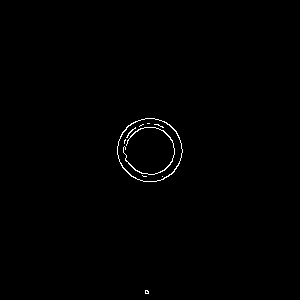
#> input picture data/calibration/test_roi/vertical_pass_001_edges.jpg, 300 x 300 px
$ python diagnose_top_contours.py
#> lines starting #> are read from the running program, lines starting #| are printed output that depends on the picture; after the words box and inside, x2 and y2 are one past the last pixel; in counts of white or black regions, pixels touching at a corner belong together
import cv2
import numpy as np
from pathlib import Path

edge_path = Path("data/calibration/test_roi/vertical_pass_001_edges.jpg")
edges = cv2.imread(str(edge_path), cv2.IMREAD_GRAYSCALE)
#> edges is the input picture: shape (300, 300); min 0, max 255, mean 1.4

if edges is None:
    raise FileNotFoundError(edge_path)

contours, _ = cv2.findContours(
    edges,
    cv2.RETR_LIST,
    cv2.CHAIN_APPROX_NONE
)
#> contours = 257 contours, 237 with area under 20; largest, box (x1, y1, x2, y2) and area: (112, 112, 184, 184) 3550, (124, 127, 175, 175) 1608, (136, 118, 161, 128) 108, (173, 141, 182, 161) 94, (117, 136, 125, 156) 76

contours = sorted(contours, key=cv2.contourArea, reverse=True)

# Show only the two largest contours
image = cv2.cvtColor(edges, cv2.COLOR_GRAY2BGR)

for index, contour in enumerate(contours[:2]):
    color = (0, 255, 255) if index == 0 else (255, 0, 255)
    cv2.drawContours(image, [contour], -1, color, 2)

    (cx, cy), radius = cv2.minEnclosingCircle(contour)
    cv2.circle(
        image,
        (int(round(cx)), int(round(cy))),
        int(round(radius)),
        color,
        1
    )
#> this loop made 2 passes
#> (color, cx, cy, radius) on passes 1 to 2: ((0, 255, 255), 149.6, 150, 39.45), ((255, 0, 255), 149, 150.5, 25.12)
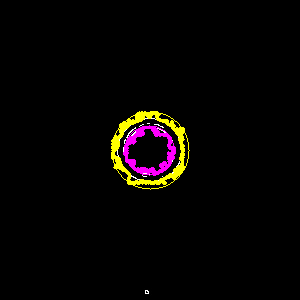
#> image: shape (300, 300, 3); 2.55% of pixels changed, all inside (x1, y1, x2, y2) = (111, 111, 190, 190)

output_path = Path("data/calibration/test_roi/top_contours_visual.jpg")
cv2.imwrite(str(output_path), image)

print(f"Saved visualization: {output_path}")
